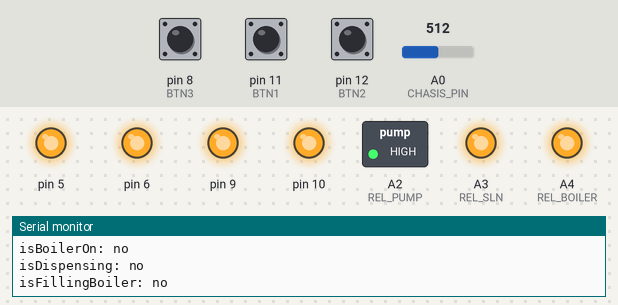
This program was run on a simulated Arduino Uno, built with avr-gcc and run on an emulated ATmega328P. On the bench: switched loads named in the program (green lamp = pin HIGH), output pins drawn as LEDs (lit = HIGH), the last lines printed to the serial monitor. Inputs (shaded band) come from the test bench; at power-on: pin 8 (BTN3) HIGH, pin 11 (BTN1) HIGH, pin 12 (BTN2) HIGH, A0 (CHASIS_PIN) = 512. Pins used as bus, display or sensor lines are not drawn.

Above: at 1.2 s.
1.3 s: pin 8 (BTN3) pulled LOW for 0.15 s
At 2.6 s:
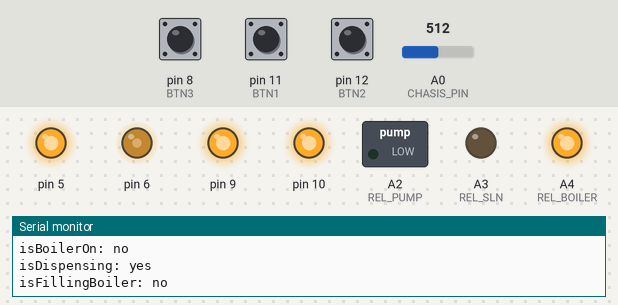
2.9 s: pin 11 (BTN1) pulled LOW for 0.15 s
At 4.1 s:
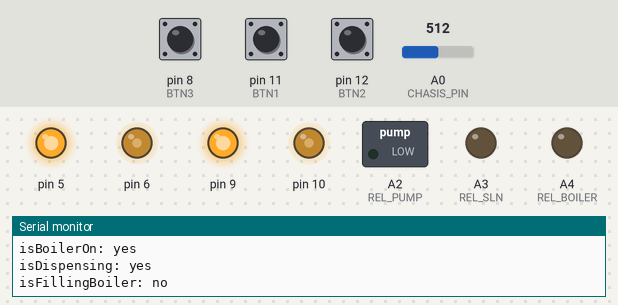
4.5 s: pin 12 (BTN2) pulled LOW for 0.15 s
At 5.1 s:
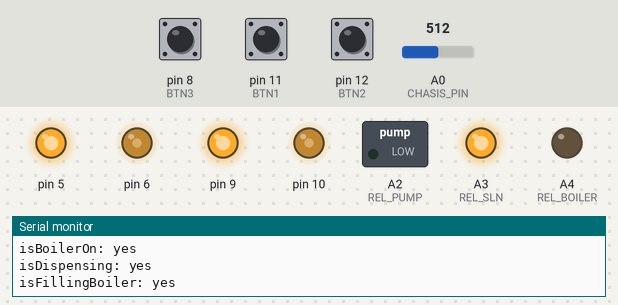
6.1 s: A0 (CHASIS_PIN) set to 122
At 8.1 s:
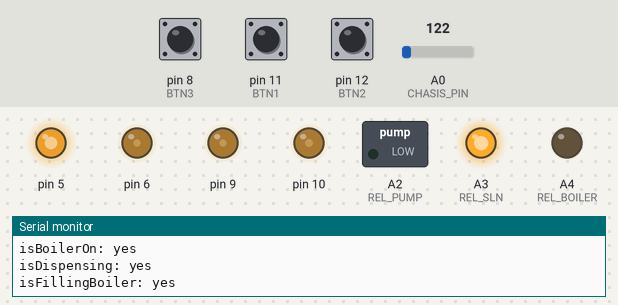
Timing chart, 0 to 9.5 s (numbered marks = the images above; inputs shaded):
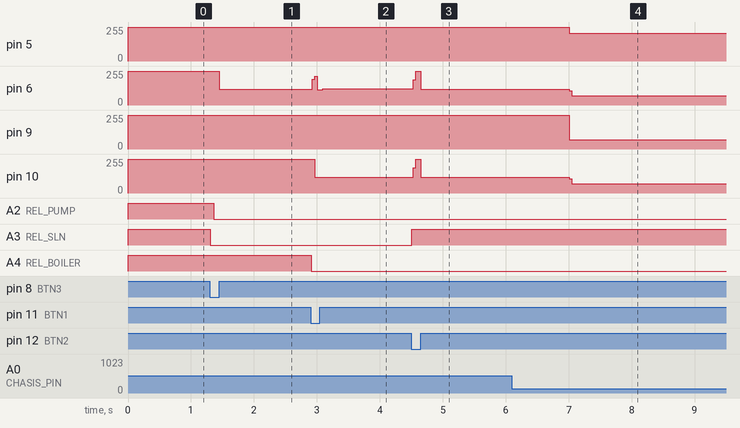

Measured:
- after the input at 1.3 s, pin 6: 255/255 → 119/255 after 0.15 s; A2 (REL_PUMP): HIGH → LOW after 0.06 s; A3 (REL_SLN): HIGH → LOW at once
- after the input at 2.9 s, pin 6: 119/255 → 115/255 at once, → 121/255 0.16 s later; pin 10: 255/255 → 118/255 after 0.07 s; A4 (REL_BOILER): HIGH → LOW at once
- after the input at 4.5 s, pin 6: 121/255 → 255/255 at once, → 118/255 0.12 s later; pin 10: 118/255 → 255/255 at once, → 118/255 0.12 s later; A3 (REL_SLN): LOW → HIGH at once
- after the input at 6.1 s, pin 5: 255/255 → 209/255 after 0.91 s; pin 6: 118/255 → 70/255 after 0.91 s; pin 9: 255/255 → 69/255 after 0.91 s; pin 10: 118/255 → 71/255 after 0.91 s

The program:

main.cpp
```cpp
// /*
//  * See README.md
//  *
//  * USE AT YOUR OWN RISK.
//  * This project is posted for educational use only. It involves electricity,
//  * high heat, and water/steam.
//  * I will not be held liable damages or injuries resulting from the use of this code
//  * or from copying this project.
//  */
// #include <Arduino.h>
// #include <RBD_Timer.h>
// #include <RBD_Button.h>
// #include <RBD_Light.h>
// #include "pins.cpp"
// #include "water_level.cpp"

// RBD::Button button1(BTN1);
// RBD::Button button2(BTN2);
// RBD::Button button3(BTN3);
// RBD::Button button4(BTN4);

// // On-off is reversed (LEDs are connected
// // to +5V pin and PWM output pin)
// RBD::Light light1(LED1);
// RBD::Light light2(LED2);
// RBD::Light light3(LED3);
// RBD::Light light4(LED4);

// int lastMachineState = -1;
// int lastMachineStateChangeTime = 0;
// boolean doesUserWantDispense = false;
// boolean lastNeedsBoilerRefill = false;

// void setInitialMachineState()
// {
//   // Turn off LEDs
//   light1.on();
//   light2.on();
//   light3.on();
//   light4.on();
//   // TODO Reset relays here without causing re-trigger
// }

// void setMachineState(int newState, bool needsBoilerRefill)
// {
//   boolean stateDidChange = lastMachineState != newState ||
//                            lastNeedsBoilerRefill != needsBoilerRefill;
//   if (!stateDidChange)
//   {
//     return;
//   }

//   // Time elapsed since the last state change
//   int elapsed = millis() - lastMachineStateChangeTime;

//   // Water level should not be at the tip of the probe since the boiling
//   // water could cause jitter. Minimum boiler fill time should avoid that.
//   // Empty tank will always stop boiler fill.
//   if (lastMachineState == FILLING_BOILER && newState == IDLE &&
//       elapsed < MIN_BOILER_FILL_TIME)
//   {
//     Serial.println("Throttling boiler fill");
//     return;
//   }

//   setInitialMachineState();

//   digitalWrite(REL_BOILER, needsBoilerRefill ? REL_OFF : REL_ON);

//   if (newState == IDLE)
//   {
//     Serial.println("Changing state IDLE");
//     // Everything off
//     digitalWrite(REL_SLN, REL_OFF);
//     digitalWrite(REL_PUMP, REL_OFF);
//   }
//   else if (newState == FILLING_BOILER)
//   {
//     Serial.println("Changing state FILLING_BOILER");
//     // Boiler fill solenoid + pump
//     digitalWrite(REL_SLN, REL_OFF);
//     digitalWrite(REL_PUMP, REL_ON);
//   }
//   else if (newState == DISPENSING)
//   {
//     Serial.println("Changing state DISPENSING");
//     // E61 solenoid + pump
//     digitalWrite(REL_SLN, REL_ON);
//     digitalWrite(REL_PUMP, REL_ON);
//     // LED stopwatch
//     light4.fade(100, 1900, 100, 1900);
//   }
//   else if (newState == NEEDS_TANK_REFILL)
//   {
//     Serial.println("Changing state NEEDS_TANK_REFILL");
//     // Everything off
//     digitalWrite(REL_SLN, REL_OFF);
//     digitalWrite(REL_PUMP, REL_OFF);
//     // Flash LEDs
//     light1.fade(300, 100, 1200, 300);
//     light2.fade(300, 100, 1200, 300);
//     light3.fade(300, 100, 1200, 300);
//     light4.fade(300, 100, 1200, 300);
//   }

//   lastMachineStateChangeTime = millis();
//   lastMachineState = newState;
//   lastNeedsBoilerRefill = needsBoilerRefill;
// }

// void setup()
// {
//   digitalWrite(REL_SLN, REL_OFF);
//   digitalWrite(REL_PUMP, REL_OFF);
//   digitalWrite(REL_BOILER, REL_OFF);
//   pinMode(REL_PUMP, OUTPUT);
//   pinMode(REL_SLN, OUTPUT);
//   pinMode(REL_BOILER, OUTPUT);

//   pinMode(TANK_PIN, OUTPUT);
//   pinMode(BOILER_PIN, OUTPUT);
//   pinMode(CHASIS_PIN, INPUT);
//   pinMode(FLW_PIN, INPUT);

//   setMachineState(IDLE, false);

//   Serial.begin(9600);
// }

// void loop()
// {
//   light1.update();
//   light2.update();
//   light3.update();
//   light4.update();

//   // Read inputs
//   WaterLevelState waterLevelState = senseWaterLevel();
//   if (button4.onPressed())
//   {
//     Serial.println("Btn pressed");
//     doesUserWantDispense = !doesUserWantDispense;
//   }

//   // Compute next state from inputs
//   int newState = IDLE;

//   if (waterLevelState.tank == NEEDS_FILL)
//   {
//     newState = NEEDS_TANK_REFILL;
//     // Never start filling boier if already dispensing.
//   }l
//   else if (waterLevelState.boiler == NEEDS_FILL && lastMachineState != DISPENSING)
//   {
//     newState = FILLING_BOILER;
//   }
//   else if (doesUserWantDispense)
//   {
//     newState = DISPENSING;
//   }

//   // If the tank/boiler level is too low user will have to press the button
//   // again. (Don't accidentally resume dispensing.)
//   if (newState != DISPENSING)
//   {
//     doesUserWantDispense = false;
//   }

//   // Persist state
//   setMachineState(newState, waterLevelState.boiler == NEEDS_FILL);
// }

// // TODO:
// // - programmable BTN1-3 (flowmeter, eeprom)
// // - BTN1+BTN4 cleaning mode 5x(15s + 20s pause)
// // - RBD_Light - reverse LED on/off
```

raw.cpp
```cpp
/*
 * This is a raw interface to boiler functions with no automation and no safety checks
 * (boiler tank doesn't automatically refill).
 *
 * BTN1: toggle boiler; LED1 on = boiler on
 * BTN2: toggle boiler fill; LED2 on = boiler water level low
 * BTN3: toggle dispense; LED3 on = dispensing
 * BTN4: nothing; LED4 blinking = tank level low
 *
 * See README.md
 *
 * USE AT YOUR OWN RISK.
 * This project is posted for educational use only. It involves electricity,
 * high heat, and water/steam.
 * I will not be held liable damages or injuries resulting from the use of this code
 * or from copying this project.
 */
#include <Arduino.h>
#include <RBD_Timer.h>
#include <RBD_Button.h>
#include <RBD_Light.h>
#include "pins.h"
#include "water_level.h"

RBD::Button button1(BTN1);
RBD::Button button2(BTN2);
RBD::Button button3(BTN3);
RBD::Button button4(BTN4);

// On-off is reversed (LEDs are connected
// to +5V pin and PWM output pin)
RBD::Light light1(LED1);
RBD::Light light2(LED2);
RBD::Light light3(LED3);
RBD::Light light4(LED4);

RBD::Timer logTimer(1000);

boolean isBoilerOn = false;
boolean isFillingBoiler = false;
boolean isDispensing = false;

void resetMachineState()
{
  // Turn off LEDs
  light1.on();
  light2.on();
  light3.on();
  light4.on();
  // TODO Reset relays here without causing re-trigger
}

String boolToStr(boolean val)
{
  return val ? "yes" : "no";
}

void setup()
{
  digitalWrite(REL_SLN, REL_OFF);
  digitalWrite(REL_PUMP, REL_OFF);
  digitalWrite(REL_BOILER, REL_OFF);
  pinMode(REL_PUMP, OUTPUT);
  pinMode(REL_SLN, OUTPUT);
  pinMode(REL_BOILER, OUTPUT);

  pinMode(TANK_PIN, OUTPUT);
  pinMode(BOILER_PIN, OUTPUT);
  pinMode(CHASIS_PIN, INPUT);
  pinMode(FLW_PIN, INPUT);

  logTimer.restart();

  Serial.begin(9600);
}

void loop()
{
  light1.update();
  light2.update();
  light3.update();
  light4.update();

  // Read inputs
  WaterLevelState waterLevelState = senseWaterLevel();

  resetMachineState();

  if (button1.onPressed())
  {
    isBoilerOn = !isBoilerOn;
    digitalWrite(REL_BOILER, isBoilerOn ? REL_ON : REL_OFF);
    delay(50);
  }

  if (button2.onPressed())
  {
    isFillingBoiler = !isFillingBoiler;
    // Boiler fill solenoid + pump
    if (isFillingBoiler)
    {
      digitalWrite(REL_SLN, REL_OFF);
      // My circuit couldn't handle the switch current when turning
      // both relays on at the same time.
      delay(50);
      digitalWrite(REL_PUMP, REL_ON);
      delay(50);
    }
    else
    {
      digitalWrite(REL_PUMP, REL_OFF);
      delay(50);
      digitalWrite(REL_SLN, REL_OFF);
      delay(50);
    }
  }

  if (button3.onPressed())
  {
    isDispensing = !isDispensing;
    // E61 solenoid + pump
    if (isDispensing)
    {
      digitalWrite(REL_SLN, REL_ON);
      delay(50);
      digitalWrite(REL_PUMP, REL_ON);
      delay(50);
    }
    else
    {
      digitalWrite(REL_PUMP, REL_OFF);
      delay(50);
      digitalWrite(REL_SLN, REL_OFF);
      delay(50);
    }
  }

  if (isBoilerOn)
  {
    light1.off();
  }
  else
  {
    light1.on();
  }

  if (waterLevelState.boiler == NEEDS_FILL)
  {
    light2.off();
  }
  else
  {
    light2.on();
  }

  if (isDispensing)
  {
    light3.off();
  }
  else
  {
    light3.on();
  }

  if (waterLevelState.tank == NEEDS_FILL)
  {
    light4.fade(300, 100, 1200, 300);
  }
  else
  {
    light4.on();
  }

  if (logTimer.onExpired())
  {
    Serial.println("isBoilerOn: " + boolToStr(isBoilerOn));
    Serial.println("isDispensing: " + boolToStr(isDispensing));
    Serial.println("isFillingBoiler: " + boolToStr(isFillingBoiler));
    logTimer.restart();
  }
}
```

water_level.cpp
```cpp
#include <Arduino.h>
#include "pins.h"
#include "water_level.h"

int lastWaterLevelSenseTime = 0;
WaterLevelState lastWaterLevelState = {.boiler = OK, .tank = OK};

// Water level in the boiler and the tank is sensed every 1s to prevent
// corrosion of the metal probes. Voltage/current from digital pins should
// be limited further to minimise electrolysis.
//
// BOILER_PIN and TANK_PIN are alternated to supply input current
// which runs through the boiler (or tank) and is then read by CHASIS_PIN.
//
// Boiling water will cause fluctuating resistance so it's important that
// the water level in the boiler is not right at the tip of the probe.
//
// Filtered water has different resistance to unfiltered water.
//
// The resistance of water and chasis could be more than 50Ω. This also
// means that multimeter continuity test may not work to check the water
// level.
//
// TODO Debounce (boiling water in the tank)
WaterLevelState senseWaterLevel()
{
  int elapsed = millis() - lastWaterLevelSenseTime;
  if (lastWaterLevelSenseTime && elapsed < WATER_PROBE_INTERVAL)
  {
    return lastWaterLevelState;
  }
  lastWaterLevelSenseTime = millis();

  digitalWrite(BOILER_PIN, HIGH);
  int boilerPinValue = analogRead(CHASIS_PIN);
  digitalWrite(BOILER_PIN, LOW);

  digitalWrite(TANK_PIN, HIGH);
  int tankPinValue = analogRead(CHASIS_PIN);
  digitalWrite(TANK_PIN, LOW);

  if ((boilerPinValue + tankPinValue) < 500)
  {
    lastWaterLevelState.boiler = NEEDS_FILL;
    lastWaterLevelState.tank = NEEDS_FILL;
  }
  else if (boilerPinValue < 20)
  {
    lastWaterLevelState.boiler = NEEDS_FILL;
    lastWaterLevelState.tank = OK;
  }
  else if (tankPinValue < 20)
  {
    lastWaterLevelState.boiler = OK;
    lastWaterLevelState.tank = NEEDS_FILL;
  }
  else
  {
    lastWaterLevelState.boiler = OK;
    lastWaterLevelState.tank = OK;
  }

  // Serial.print(boilerPinValue, DEC);
  // Serial.println(" - boiler");
  // Serial.print(tankPinValue, DEC);
  // Serial.println(" - tank");
  // Serial.println("");

  return lastWaterLevelState;
}
```

water_level.h
```cpp
#ifndef WATER_LEVEL_H
#define WATER_LEVEL_H

#include <Arduino.h>

struct WaterLevelState_
{
  boolean boiler;
  boolean tank;
};

typedef struct WaterLevelState_ WaterLevelState;

WaterLevelState senseWaterLevel();

#endif
```

pins.h
```cpp
#ifndef PINS_H
#define PINS_H

#include <Arduino.h>

#define TANK_PIN 2   // +5V
#define BOILER_PIN 3 // +5V
// All blinking - error
#define LED1 10
#define LED2 9
#define LED3 6
#define LED4 5
// Press to start dispensing for a predefined volume. (BTN1-3)
// Press and hold to program volume.
#define BTN1 11
#define BTN2 12
#define BTN3 8
// Manual operation. Press to start / stop dispensing.
#define BTN4 7
// Tank + boiler sensor pin
#define CHASIS_PIN A0
// Flowmeter input
#define FLW_PIN A1
// Inactive = boiler fill solenoid on, active = E61 solenoid on
#define REL_SLN A3
// Active = boiler on
#define REL_BOILER A4
// Active = pump on
#define REL_PUMP A2

// Relays are active on LOW
#define REL_OFF HIGH
#define REL_ON LOW

// Machine state
#define IDLE 0
#define FILLING_BOILER 1
#define DISPENSING 2
#define NEEDS_TANK_REFILL 3

#define OK true
#define NEEDS_FILL false

#define MIN_BOILER_FILL_TIME 4000
#define WATER_PROBE_INTERVAL 1000

#endif
```
